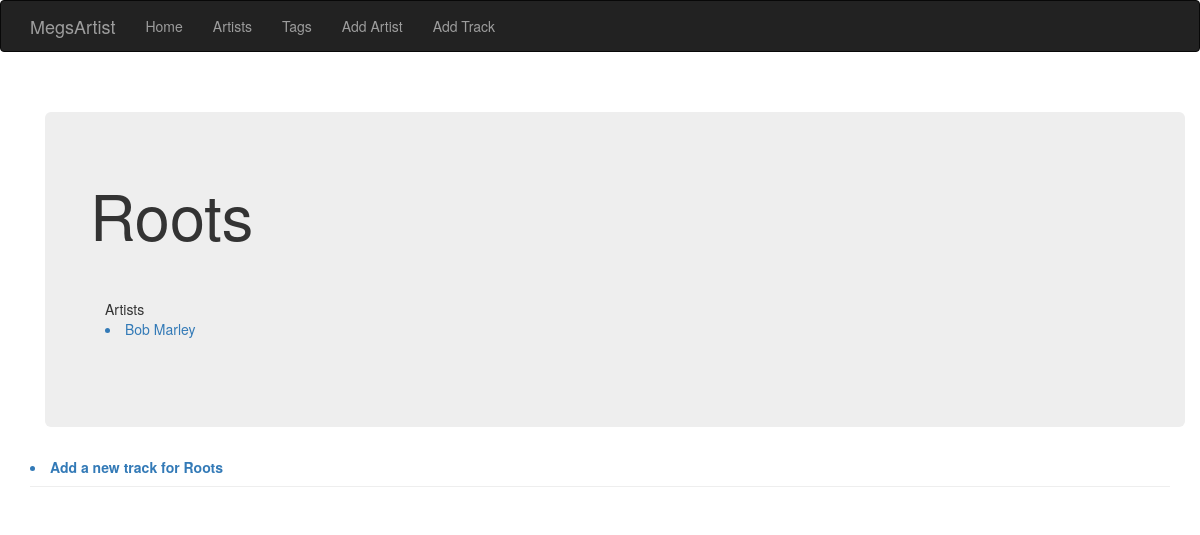
Before: /tags/Roots with the older database file.
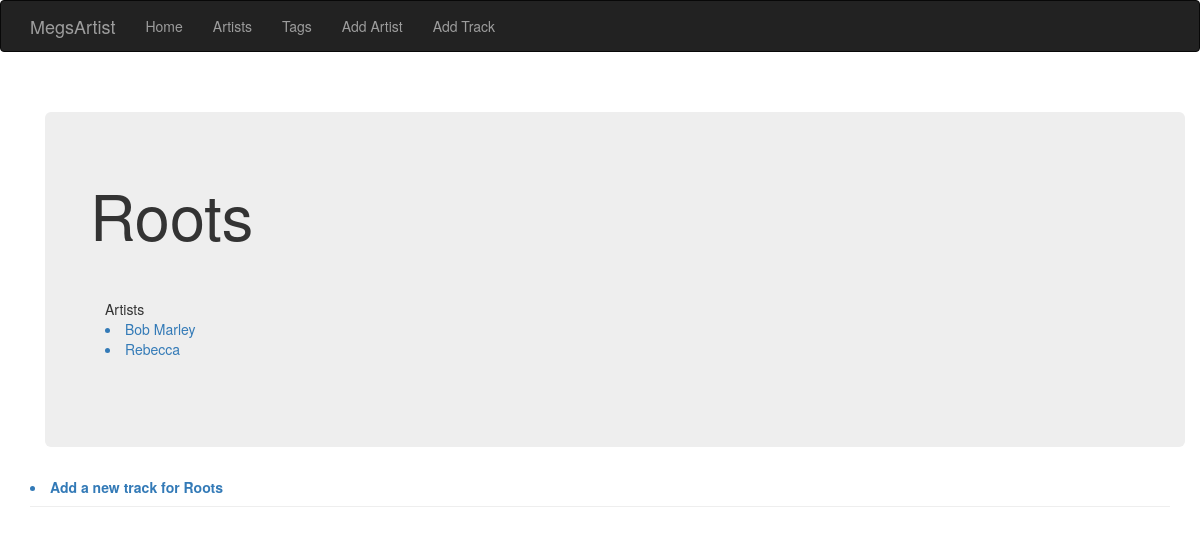
After: the same page with the newer database file.
### flaskapp.py (models this page shows, shortened)
class Tag(db.Model):
    id = db.Column(db.Integer, primary_key=True)
    name = db.Column(db.String(64), unique=True)
    artists = db.relationship('Artist', secondary=artist_to_tag,
                              backref=db.backref('tag', lazy='dynamic'))
    tracks = db.relationship('Track', secondary=track_to_tag,
                             backref=db.backref('tag', lazy='dynamic'))

class Artist(db.Model):
    id = db.Column(db.Integer, primary_key=True)
    name = db.Column(db.String(64), unique=True, index=True)
    description = db.Column(db.String(264), unique=False, index=True)
    image = db.Column(db.String(264), unique=False, index=True)
    tags = db.relationship('Tag', secondary=artist_to_tag,
                           backref=db.backref('artist', lazy='dynamic'))
    def __repr__(self):
        return '<Artist %r>' % self.name

### flaskapp.py (the view)
@app.route('/tags/<tagName>')
def getTag(tagName):
    tagObj = Tag.query.join(Artist.tags).filter_by(name=tagName).first()
    print(tagObj.artists)
    if tagObj is None:
        return render_template('tag.html', tagName="null")
    else:
        return render_template('tag.html', tagName=tagObj.name, artists=tagObj.artists)

### templates/tag.html (shortened to what this page needs)
{% extends "base.html" %}
{% block page_content %}
    <div class="page-header">
        {% if tagName == "null" %}
            <h1>Sorry, we have no of that tag.</h1>
        {% else %}
            <div class="container">
                <div class="jumbotron">
                    <div class="row">
                        <div class="col-md-8">
                            <div class="row">
                                <h1>{{ tagName }}</h1>
                            </div>
                        </div>
                    </div>
                    <br>
                    <br>Artists<br>
                    {% for artist in artists %}
                        <a href="/artists/{{ artist.name }}">
                            <li>{{ artist.name }}</li>
                        </a>
                    {% endfor %}
                    <br><br>
                </div>
            </div>
            <b><a href="/tracks/add/{{ tagName }}">
                <li>Add a new track for {{ tagName }}</li>
            </a></b>
            </div>
        {% endif %}
    </div>
{% endblock %}

### templates/base.html (shortened to what this page needs)
{% extends "bootstrap/base.html" %}
{% block head %}
    {{ super() }}
    <link rel="stylesheet" type="text/css" href="{{ url_for('static', filename='bootstrap-tokenfield.css') }}">
    <link rel="stylesheet" type="text/css" href="{{ url_for('static', filename='styles.css') }}">
{% endblock %}
{% block navbar %}
    <div class="navbar navbar-inverse" role="navigation">
        <div class="container">
            <div class="navbar-header">
                <a class="navbar-brand" href="/">MegsArtist</a>
            </div>
            <div class="navbar-collapse collapse">
                <ul class="nav navbar-nav">
                    <li><a href="/">Home</a></li>
                    <li><a href="/artists/">Artists</a></li>
                    <li><a href="/tags/">Tags</a></li>
                    <li><a href="/artists/add/">Add Artist</a></li>
                    <li><a href="/tracks/add/">Add Track</a></li>
                </ul>
            </div>
        </div>
    </div>
{% endblock %}
{% block content %}
    <div class="container">
        {% block page_content %}{% endblock %}
{% endblock %}

Changed rows visible on the page:
added Artist: name "Rebecca"
